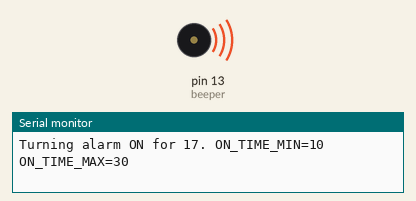
Bench run of a sketch on a simulated Arduino Uno, built with avr-gcc and run on an emulated ATmega328P. On the bench: buzzer (waves = sounding, pin HIGH), the last lines printed to the serial monitor. The local clock reads 2024-03-15 10:24:30 at power-on unless the sketch sets it; random numbers use the default seed unless the sketch sets one.

Above: at 1.1 s.
At 71.9 s:
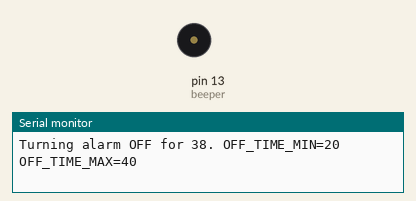
Timing chart, 0 to 73.4 s (numbered marks = the images above):
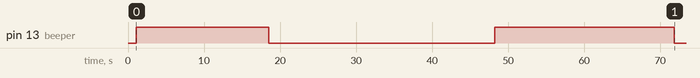

The sketch:

scarecrow.ino
```cpp
#include <Wire.h>
#include <RTC.h>

// you need to install https://github.com/cvmanjoo/RTC for the rtc clock
// PCF8563 needs to be connected to SDA and SCL pins
// The buzzer must be connected via a tranzistor to the build in led pin

// how much will it ring?
#define ON_TIME_MIN 10
#define ON_TIME_MAX 30

// how much between 2 consecutive rings
#define OFF_TIME_MIN 20
#define OFF_TIME_MAX 40

// when to start beeping
#define START_HOUR 7
#define START_MINUTE 0

// when to stop beeping
#define END_HOUR 21
#define END_MINUTE 30

int hour, minute, onTime, offTime, startTime, endTime;
int beeper = LED_BUILTIN;

static PCF8563 RTC;

void setup_clock() {
  //  setup rtc pcf8563
  RTC.begin();

  // uncomment to set the clock!
//    RTC.stopClock();

  Serial.print("Is Clock Running: ");
  if (RTC.isRunning())
  {
    Serial.println("Yes");
    Serial.print(RTC.getDay());
    Serial.print("-");
    Serial.print(RTC.getMonth());
    Serial.print("-");
    Serial.print(RTC.getYear());
    Serial.print(" ");
    Serial.print(RTC.getHours());
    Serial.print(":");
    Serial.print(RTC.getMinutes());
    Serial.print(":");
    Serial.print(RTC.getSeconds());
    Serial.print("");

    Serial.println("");
    delay(1000);
  }
  else
  {
    delay(1500);

    Serial.println("No");
    Serial.println("Setting Time");
    RTC.setDateTime(__DATE__, __TIME__);
    Serial.println("New Time Set");
    Serial.print(__DATE__);
    Serial.print(" ");
    Serial.println(__TIME__);
    RTC.startClock();
  }
}

void setup()
{
  pinMode(beeper, OUTPUT);
  Serial.begin(9600);
  setup_clock();
  startTime = START_HOUR * 60 + START_MINUTE;
  endTime = END_HOUR * 60 + END_MINUTE;
}

char print_buffer[100];
int timeInMinutes;

// trick: x << 10 is the same with x*1024
void loop()
{
  hour = RTC.getHours();
  minute = RTC.getMinutes();
  timeInMinutes = hour * 60 + minute;

  if (startTime < timeInMinutes && timeInMinutes < endTime) {
    sprintf(print_buffer, "SOUNDING THE ALARM. Time is %d. START time is %d (%d:%d). END time is %d (%d:%d).", timeInMinutes, startTime, START_HOUR, START_MINUTE, endTime, END_HOUR, END_MINUTE );
    Serial.println(print_buffer);

    //  turn on the beeper a random interval between ON_TIME_MIN and ON_TIME_MAX seconds
    onTime = random(ON_TIME_MIN, ON_TIME_MAX);

    sprintf(print_buffer, "Turning alarm ON for %d. ON_TIME_MIN=%d ON_TIME_MAX=%d", onTime, ON_TIME_MIN, ON_TIME_MAX);
    Serial.println(print_buffer);

    digitalWrite(beeper, HIGH);
    delay(onTime << 10);
    digitalWrite(beeper, LOW);
    //  turn off the beeper a random interval between OFF_TIME_MIN and OFF_TIME_MAX seconds
    offTime = random(OFF_TIME_MIN, OFF_TIME_MAX);

    sprintf(print_buffer, "Turning alarm OFF for %d. OFF_TIME_MIN=%d OFF_TIME_MAX=%d", offTime, OFF_TIME_MIN, OFF_TIME_MAX);
    Serial.println(print_buffer);;
    delay(offTime << 10);
  }
  else {
    sprintf(print_buffer, "Time is %d. START time is %d (%d:%d). END time is %d (%d:%d). Sleeping", timeInMinutes, startTime, START_HOUR, START_MINUTE, endTime, END_HOUR, END_MINUTE );
    Serial.println(print_buffer);
    delay(60000);
  }
}
```

Measured:
- by itself, pin 13 (beeper): LOW → HIGH at 1.1 s, → LOW 17.4 s later, → HIGH 29.8 s later, → LOW 23.6 s later
